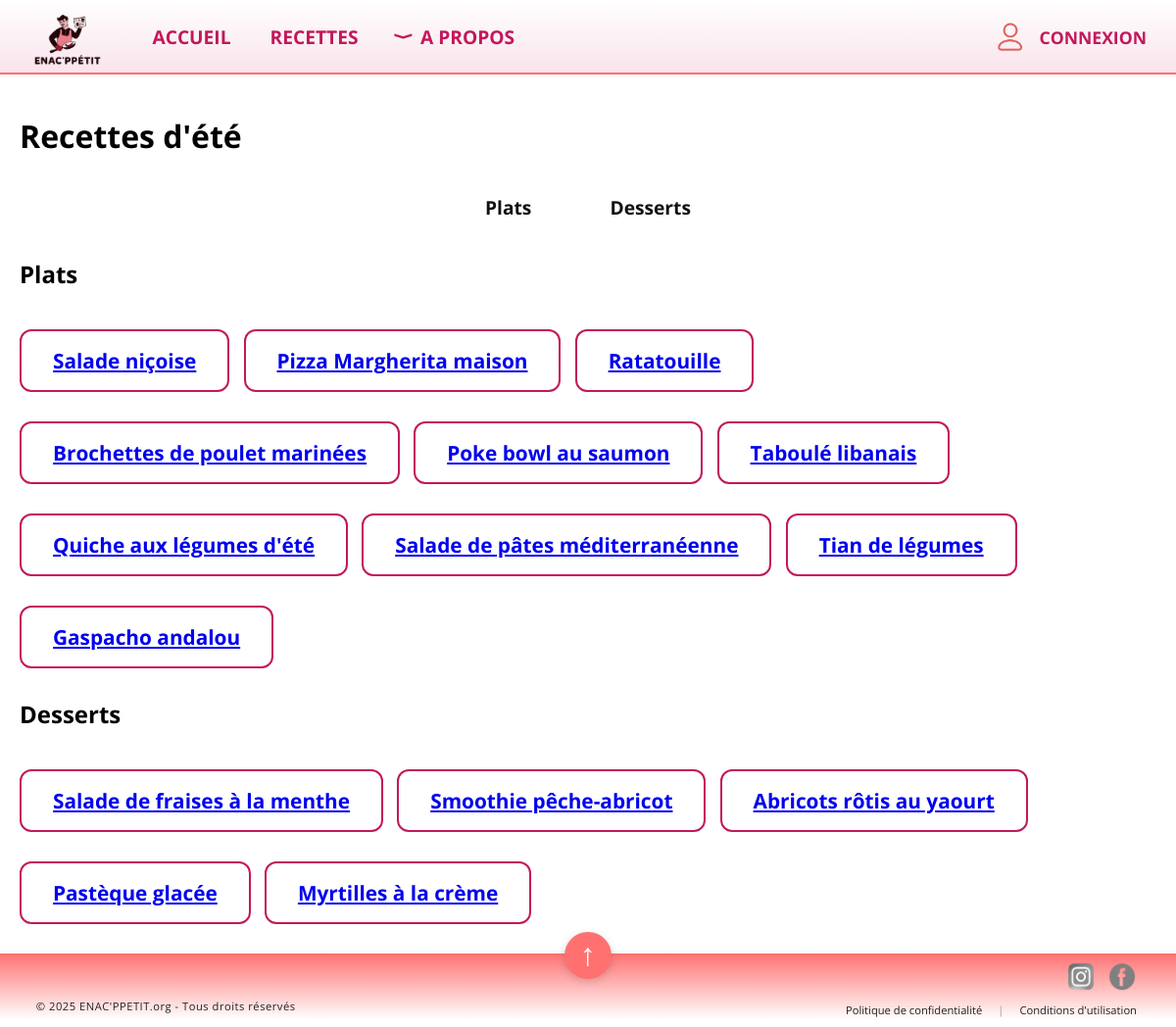
Page /ete on the committed database.
### tables this page shows
CREATE TABLE Recettes (
    Recette_id INTEGER PRIMARY KEY,
    Title TEXT,
    Preptime INTEGER,
    Cooktime INTEGER,
    Category TEXT,
    Saison TEXT,
    Description TEXT,
    Servings INTEGER,
    Image TEXT
);

### app.py (the view)
@app.route('/ete')
def ete():
    conn = sqlite3.connect('BDD.db')
    conn.row_factory = sqlite3.Row
    plats = conn.execute("SELECT * FROM recettes WHERE saison = 'Été' AND category = 'Plat'").fetchall()
    desserts = conn.execute("SELECT * FROM recettes WHERE saison = 'Été' AND category = 'Dessert'").fetchall()
    conn.close()
    return render_template('ete.html', plats=plats, desserts=desserts)

### templates/ete.html (shortened to what this page needs)
{% extends "base.html" %}
{% block content %}
<h1>Recettes d'été</h1>
<div class="categories-links">
    <a href="#plats">Plats</a>
    <a href="#desserts">Desserts</a>
</div>
<h2 id="plats">Plats</h2>
{% if plats %}
    {% for plat in plats %}
        <div class="encadre-nom-recette">
            <a href="{{ url_for('recette', recipe_id=plat['Recette_id']) }}">{{ plat['Title'] }}</a>
        </div>
    {% endfor %}
{% else %}
    <p>Aucun plat d'été trouvé.</p>
{% endif %}
<h2 id="desserts">Desserts</h2>
{% if desserts %}
    {% for dessert in desserts %}
        <div class="encadre-nom-recette">
            <a href="{{ url_for('recette', recipe_id=dessert['Recette_id']) }}">{{ dessert['Title'] }}</a>
        </div>
    {% endfor %}
{% else %}
    <p>Aucun dessert d'été trouvé.</p>
{% endif %}
{% endblock %}

### templates/base.html (shortened to what this page needs)
<!DOCTYPE html>
<html lang="fr">
<head>
    <link rel="stylesheet" href="{{ url_for('static', filename='style.css') }}">
</head>
<body>
    <div class="top-bar">
        <img src="{{ url_for('static', filename='enacppetit.png') }}" alt="Logo ENAC'ppetit">
        <nav>
            <ul class="nav-links">
                <li><a href="{{ url_for('accueil') }}">ACCUEIL</a></li>
                <li><a href="{{ url_for('recettes') }}">RECETTES</a></li>
                <li class="nav-dropdown">
                    <span class="apropos-link">
                        <span class="apropos-arrow" style="font-size:1em; margin-right:10px; display:inline-block; transform:rotate(270deg);">⟨</span>
                        A PROPOS
                    </span>
                </li>
            </ul>
        </nav>
        <a href="{{ url_for('login') }}" style="margin-left:auto; margin-right:30px; color:#c2185b; font-weight:bold; font-size:1.1em; text-decoration:none; display:flex; align-items:center; font-family:'Open Sans',Arial,sans-serif;">
            <img src="{{ url_for('static', filename='logoconnexion.png') }}" alt="Logo Connexion" style="height:0.9cm; margin-right:8px;">
            CONNEXION
        </a>
    </div>
    <div class="content">
        {% block content %}{% endblock %}
    </div>
    <div class="bottom-bar">
    <span class="footer-left">&nbsp;&nbsp;© 2025 ENAC'PPETIT.org - Tous droits réservés</span>
    <button class="scroll-top-btn" onclick="window.scrollTo({top: 0, behavior: 'smooth'});">
        &#8593;
    </button>
    <div class="footer-social">
    <div class="social-logos">
        <a href="https://www.instagram.com/enacppetit?igsh=MTFtcmJqcXhuZGltNg%3D%3D&utm_source=qr" target="_blank">
            <img src="{{ url_for('static', filename='insta.png') }}" alt="Instagram" class="social-icon">
        </a>
        <a href="https://www.facebook.com/profile.php?id=61577273121264" target="_blank">
            <img src="{{ url_for('static', filename='facebook.png') }}" alt="Facebook" class="social-icon">
        </a>
    </div>
    <div class="footer-links-row">
        <a href="/confidentialite">Politique de confidentialité</a>
        <span class="footer-sep">|</span>
        <a href="/conditions">Conditions d'utilisation</a>
    </div>
</div>
</body>
</html>

### static/style.css (style rules this page uses)
body { overflow-x: hidden; background: #fff; margin: 0; padding: 0; font-family: 'Open Sans', Arial, sans-serif; }
html { box-sizing: border-box; width: 100vw; overflow-x: hidden; }
*, *::before, *::after { box-sizing: inherit; }
.top-bar { position: fixed; top: 0; left: 0; width: 100%; height: 2cm; background: linear-gradient( to bottom, #ffffff 0%, #f9e4ec calc(100% - 0.05cm), #ff7171 calc(100% - 0.05cm), #ff7171 100% ); z-index: 1000; display: flex; align-items: center; box-shadow: 0 2px 4px rgba(0,0,0,0.05); }
.top-bar img { height: 1.6cm; margin-left: 20px; }
.top-bar img[alt="Logo ENAC'ppetit"] { margin-right: 40px; }
.nav-links { display: flex; gap: 40px; margin-left: 40px; font-size: 1.2em; }
.nav-links a { color: #c2185b; text-decoration: none; font-weight: bold; transition: color 0.2s; font-family: 'Open Sans', Arial, sans-serif; }
.content { margin-top: 2cm; padding: 20px; font-family: 'Open Sans', Arial, sans-serif; }
.bottom-bar { position: relative; display: flex; align-items: flex-end; justify-content: space-between; width: 100%; height: 2cm; background: linear-gradient( to top, #ffffff 0.2cm, #ff7171 2cm ); box-shadow: 0 -2px 4px rgba(0,0,0,0.05); padding: 0 20px 10px 20px; border-top: 2px solid #ff7171; }
.scroll-top-btn { position: absolute; left: 50%; transform: translateX(-50%); top: -24px; background: #ff7171; color: rgb(255, 255, 255); border: none; border-radius: 50%; width: 48px; height: 48px; font-size: 2rem; display: flex; align-items: center; justify-content: center; box-shadow: 0 2px 8px rgba(0,0,0,0.15); cursor: pointer; transition: background 0.2s; z-index: 2; }
.footer-social { display: flex; align-items: flex-end; gap: 18px; margin-left: 10px; margin-right: 20px; }
.social-icon { width: 30px ; height: 30px ; object-fit: contain; filter: grayscale(1); transition: filter 0.2s; }
.footer-left { color: #222; font-size: 0.7em; align-self: flex-end; margin-left: 10px; margin-bottom: 4px; letter-spacing: 0.5px; }
.footer-social { display: flex; flex-direction: column; align-items: flex-end; gap: 4px; }
.social-logos { display: flex; gap: 12px; margin-bottom: 2px; }
.footer-links-row { display: flex; gap: 16px; font-size: 0.7em; }
.footer-links-row a { color: #222; text-decoration: none; transition: color 0.2s; }
.footer-sep { color: #bbb; font-weight: bold; }
.nav-links { display: flex; align-items: center; gap: 40px; margin-left: 40px; font-size: 1.2em; list-style: none; padding: 0; margin: 0; }
.nav-links li { position: relative; display: flex; align-items: center; }
.apropos-link { cursor: pointer; display: flex; align-items: center; color: #c2185b; font-weight: bold; font-family: 'Open Sans', Arial, sans-serif; gap: 6px; }
.apropos-arrow { font-size: 1.2em; margin-right: 4px; transition: transform 0.2s; }
.apropos-arrow { font-size: 1em; margin-right: 10px; display: inline-block; transition: transform 0.2s; transform: rotate(270deg); }
.encadre-nom-recette { background: #fff; border: 2px solid #c2185b; border-radius: 12px; padding: 16px 32px; font-size: 1.3em; font-weight: bold; display: inline-block; margin: 20px 10px 10px 0; }
.categories-links { display: flex; justify-content: center; gap: 40px; margin: 30px 0 30px 0; }
.categories-links a { font-weight: bold; color: #111; text-decoration: none; font-size: 1.2em; padding: 8px 20px; border-radius: 20px; transition: background 0.2s; }

### rows in the picture
Recettes: Title "Salade niçoise"
Recettes: Title "Pizza Margherita maison"
Recettes: Title "Ratatouille"
Recettes: Title "Brochettes de poulet marinées"
Recettes: Title "Poke bowl au saumon"
Recettes: Title "Taboulé libanais"
Recettes: Title "Quiche aux légumes d'été"
Recettes: Title "Salade de pâtes méditerranéenne"
Recettes: Title "Tian de légumes"
Recettes: Title "Gaspacho andalou"
Recettes: Title "Salade de fraises à la menthe"
Recettes: Title "Smoothie pêche-abricot"
Recettes: Title "Abricots rôtis au yaourt"
Recettes: Title "Pastèque glacée"
Recettes: Title "Myrtilles à la crème"
